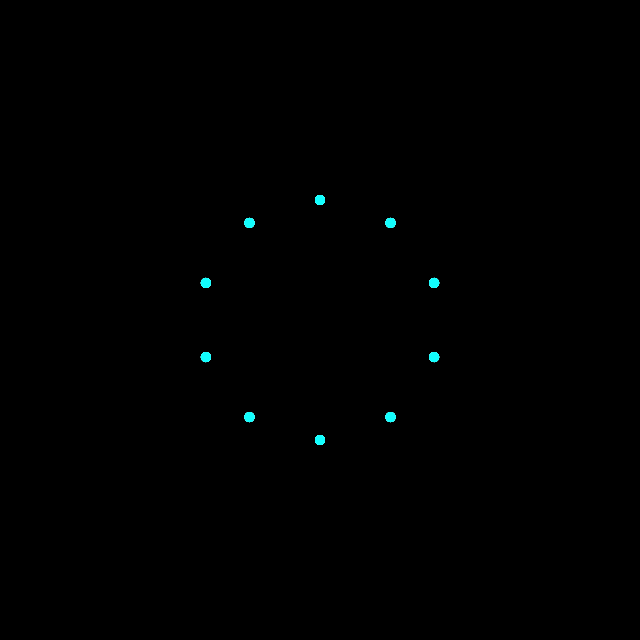
Frame 1 (no input)
Frame 60 (the mouse pressed at the canvas centre just before this capture): identical to frame 1, image omitted
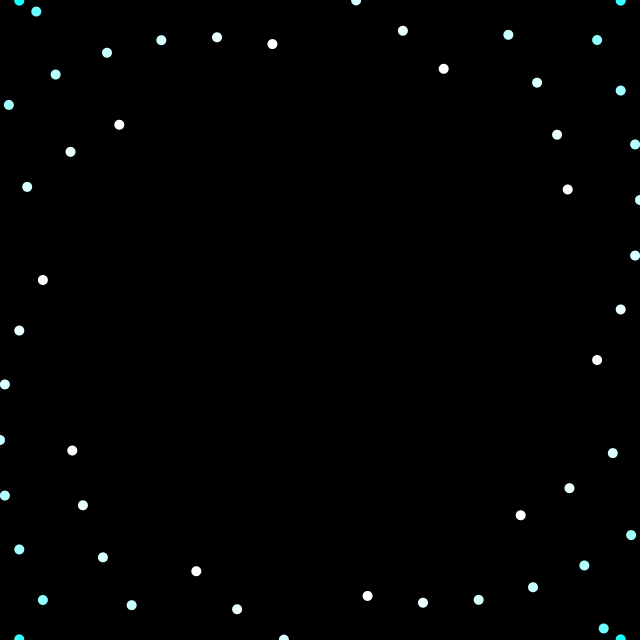
Frame 120 (the mouse held since frame 60 and released just before this capture)

The Processing sketch that drew these frames (run headless with seeded random() and noise(); from frame 60 on, the mouse is pressed at the canvas centre):

// Processing sketch: s09t01isi
// ── s09t01isi.pde
//Expresión digital II - Diseño Digital - UDD- 2016.
//Isidora Ordoñez.
//s09t01isi.

/*
En este código creo varias esferas que van girando sobre un eje común, y con el movimiento 
del mouse se puede manejar la cercania de los objetos y el eje de rotación.
*/
/*
seno(radianes(for loop)* tamaño de circulo + seno ( radianes(for i + for q)* eje de rotación.
 en el caso de y el seno se cambia por coseno.
 */

// Creo variables:
float x, y;                                                        // creo variable tipo int.
int tam;                                                           // creo variable tipo float.

// Inicialización:
void setup() {
  size(640, 640);                                                  // tamaño canvas.

  tam = 10;                                                        // asigno valor a "tam".
}

// Corre programa:
void draw() {
  background(0);                                                   // color de canvas negro.
  translate(height/2, width/2);                                    // centro al medio del canvas.

  for (int i = 0; i < 360; i+=36) {                                // for loop
    for (int q = 0; q < 140; q+=10) {                              // for loop
      x = sin(radians(i))*120+sin(radians(i+q-frameCount))*mouseX; // valor para x (formula se explica al comienzo). 
      y = cos(radians(i))*120+cos(radians(i+q-frameCount))*mouseY; // valor para y (formula se explica al comienzo).
      noStroke();                                                  // figuras sin linea de contorno.
      fill(map(q, 0, 140, 255, 0), 255, 255);                      // funcion map para relleno.
      ellipse(x, y, tam, tam);                                     // dibujo elipse.
    }
  }
}
